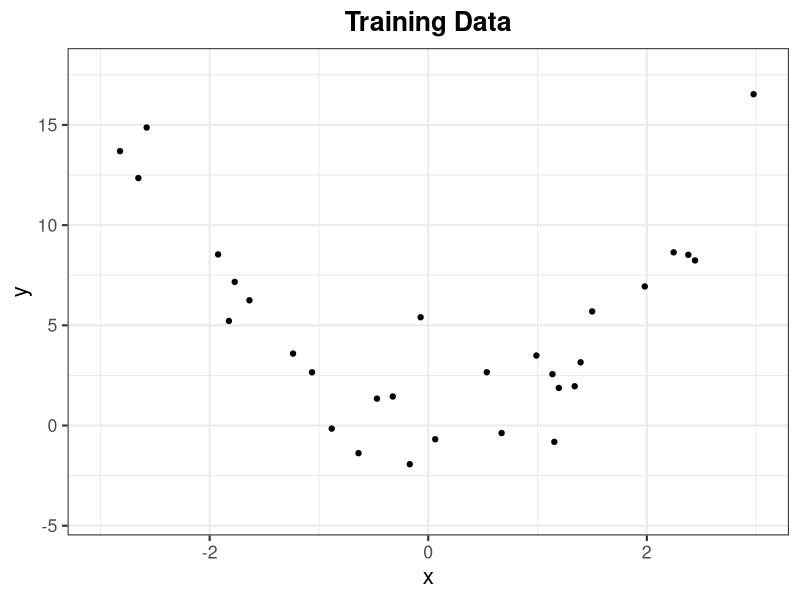
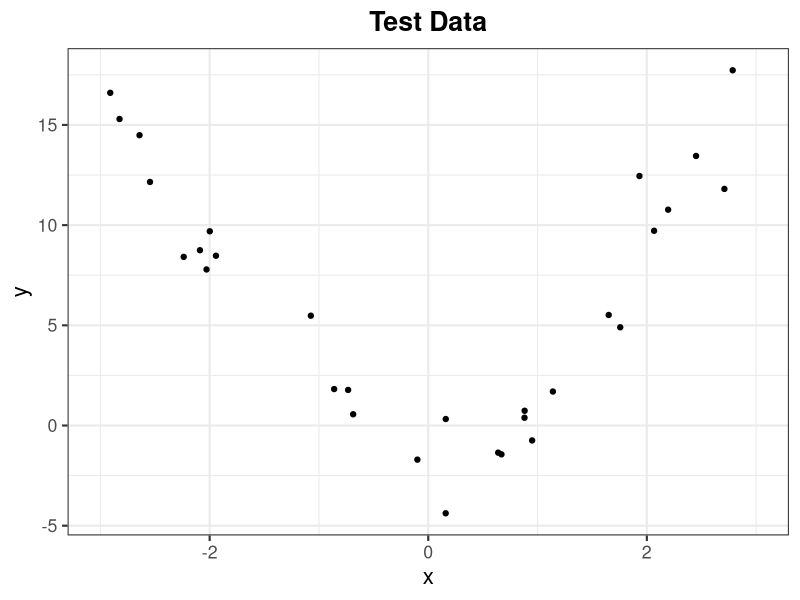
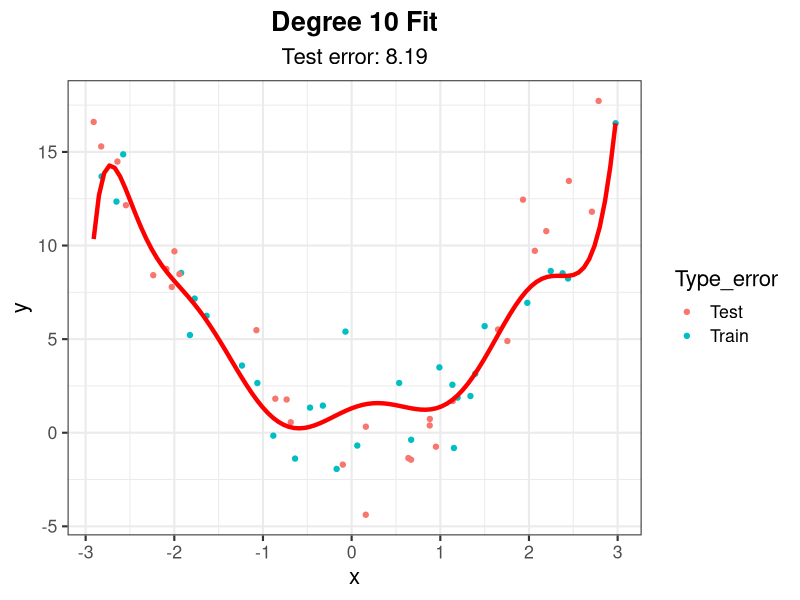
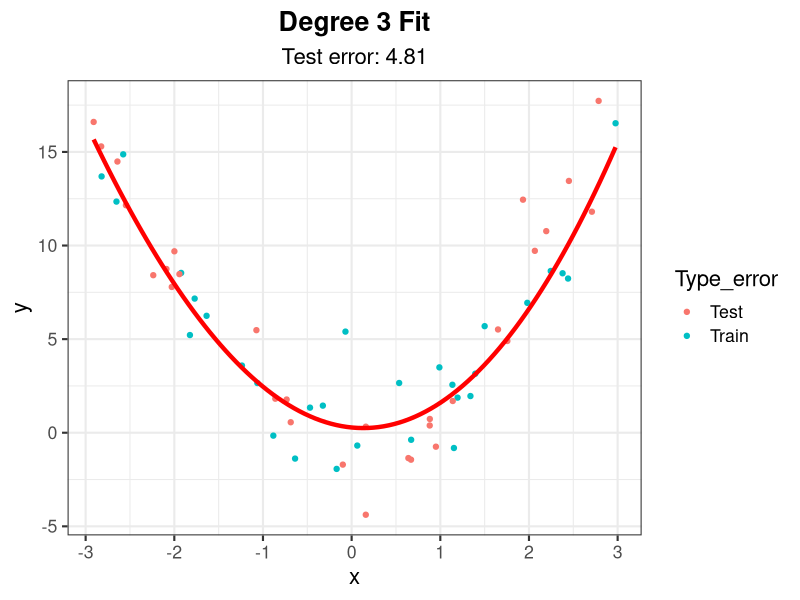

These charts were generated, in order, by the following R code:
## ---- chunk 1
knitr::opts_chunk$set(echo = TRUE)
library(ggpubr)
library(tidyverse)
library(knitr)
library(kableExtra)
library(class)
## ---- chunk 2
library(ggplot2)
# generate data
set.seed(302)
n <- 30
x <- sort(runif(n, -3, 3))
y <- 2*x^2 + 2*rnorm(n)
x_test <- sort(runif(n, -3, 3))
y_test <- 2*x_test^2 + 2*rnorm(n)
df_train <- data.frame("x" = x, "y" = y)
df_test <- data.frame("x" = x_test, "y" = y_test)

# store a theme
my_theme <- theme_bw(base_size = 16) + 
  theme(plot.title = element_text(hjust = 0.5, face = "bold"),
        plot.subtitle = element_text(hjust = 0.5))

# generate plots
g_train <- ggplot(df_train, aes(x = x, y = y)) + geom_point() +
  xlim(-3, 3) + ylim(min(y, y_test), max(y, y_test)) + 
  labs(title = "Training Data") + my_theme
g_test <- ggplot(df_test, aes(x = x, y = y)) + geom_point() +
  xlim(-3, 3) + ylim(min(y, y_test), max(y, y_test)) + 
  labs(title = "Test Data") + my_theme
g_train
g_test
## ---- chunk 3
# using poly() to create polynomials of linear regression
# using a for loop to create the first 10 degree polynomials
list <- vector('list', 10)
for (i in 1:10) {
  polynomial <- sprintf("y ~ poly(x,%d)", i)
  list[[i]] <- lm(as.formula(polynomial), data = df_train)
  list[[i]]$call <- parse(text = polynomial)[[1]]
  assign(paste("lm_fit_", i, sep = ""), list[[i]])
}
## ---- chunk 4
# Calculating the training value and error for each of the polynomials and then predicting the y_test using x_test and test error
# degree 1 polynomial
yhat_train_1 <- predict(lm_fit_1)
train_err_1 <- mean((df_train$y - yhat_train_1)^2)
yhat_test_1 <- predict(lm_fit_1, data.frame(x = df_test$x))
test_err_1 <- mean((df_test$y - yhat_test_1)^2)
# degree 2 polynomial
yhat_train_2 <- predict(lm_fit_2)
train_err_2 <- mean((df_train$y - yhat_train_2)^2)
yhat_test_2 <- predict(lm_fit_2, data.frame(x = df_test$x))
test_err_2 <- mean((df_test$y - yhat_test_2)^2)
# degree 3 polynomial
yhat_train_3 <- predict(lm_fit_3)
train_err_3 <- mean((df_train$y - yhat_train_3)^2)
yhat_test_3 <- predict(lm_fit_3, data.frame(x = df_test$x))
test_err_3 <- mean((df_test$y - yhat_test_3)^2)
# degree 4 polynomial
yhat_train_4 <- predict(lm_fit_4)
train_err_4 <- mean((df_train$y - yhat_train_4)^2)
yhat_test_4 <- predict(lm_fit_4, data.frame(x = df_test$x))
test_err_4 <- mean((df_test$y - yhat_test_4)^2)
# degree 5 polynomial
yhat_train_5 <- predict(lm_fit_5)
train_err_5 <- mean((df_train$y - yhat_train_5)^2)
yhat_test_5 <- predict(lm_fit_5, data.frame(x = df_test$x))
test_err_5 <- mean((df_test$y - yhat_test_5)^2)
# degree 6 polynomial
yhat_train_6 <- predict(lm_fit_6)
train_err_6 <- mean((df_train$y - yhat_train_6)^2)
yhat_test_6 <- predict(lm_fit_6, data.frame(x = df_test$x))
test_err_6 <- mean((df_test$y - yhat_test_6)^2)
# degree 7 polynomial
yhat_train_7 <- predict(lm_fit_7)
train_err_7 <- mean((df_train$y - yhat_train_7)^2)
yhat_test_7 <- predict(lm_fit_7, data.frame(x = df_test$x))
test_err_7 <- mean((df_test$y - yhat_test_7)^2)
# degree 8 polynomial
yhat_train_8 <- predict(lm_fit_8)
train_err_8 <- mean((df_train$y - yhat_train_8)^2)
yhat_test_8 <- predict(lm_fit_8, data.frame(x = df_test$x))
test_err_8 <- mean((df_test$y - yhat_test_8)^2)
# degree 9 polynomial
yhat_train_9 <- predict(lm_fit_9)
train_err_9 <- mean((df_train$y - yhat_train_9)^2)
yhat_test_9 <- predict(lm_fit_9, data.frame(x = df_test$x))
test_err_9 <- mean((df_test$y - yhat_test_9)^2)
# degree 10 polynomial
yhat_train_10 <- predict(lm_fit_10)
train_err_10 <- mean((df_train$y - yhat_train_10)^2)
yhat_test_10 <- predict(lm_fit_10, data.frame(x = df_test$x))
test_err_10 <- mean((df_test$y - yhat_test_10)^2)
## ---- chunk 5
# creating a vector of all the training error values
train_err <- c(train_err_1, train_err_2, train_err_3,  train_err_4, 
                 train_err_5, train_err_6, train_err_7, train_err_8, 
                 train_err_9, train_err_10)
# creating a vector of all the test error values
test_err <- c(test_err_1, test_err_2, test_err_3, test_err_4,
              test_err_5, test_err_6, test_err_7, test_err_8,
              test_err_9, test_err_10)
# vector of 1-10
nums <- c(1:10)
# Creating a table of all the error values
table_values <- cbind(nums, train_err, test_err)
table <- kable(table_values, col.names = c("Degree Polynomial (k)", 
                                           "Training error", "Test Error"))
table
## ---- chunk 6
# combining all the data together and separating it by the type of error
all_data <- rbind(df_train, df_test) %>% mutate(Type_error = 
                              as.factor(c(rep("Train", 30), rep("Test",30))))
# creating a graph for the data, colored by the type of error
g_split <- ggplot(all_data, aes(x = x, y = y, color = Type_error)) + geom_point() +
  labs(title = "Degree 10 Fit") + my_theme
# Create smooth line for plotting for the 10th degree fit
x_fit <- data.frame(x = seq(min(all_data$x), max(all_data$x), length = 100))
line_fit_10 <- data.frame(x = x_fit, y = predict(lm_fit_10, newdata = x_fit))
# graphing the 10th degree fit onto the same graph as the data with a subtitle of the test error for the fit
graph <- g_split + 
  labs(subtitle = paste("Test error:", round(test_err_10, 2))) +
  geom_line(data = line_fit_10, aes(y = y, x = x), col = "red", lwd = 1.5)
graph
## ---- chunk 7
# creating a graph for the data, colored by the type of error
g_split <- ggplot(all_data, aes(x = x, y = y, color = Type_error)) + geom_point() +
  labs(title = "Degree 3 Fit") + my_theme
# Create smooth line for plotting for the 10th degree fit
x_fit <- data.frame(x = seq(min(all_data$x), max(all_data$x), length = 100))
line_fit_3 <- data.frame(x = x_fit, y = predict(lm_fit_3, newdata = x_fit))
# graphing the 10th degree fit onto the same graph as the data with a subtitle of the test error for the fit
graph2 <- g_split + 
  labs(subtitle = paste("Test error:", round(test_err_3, 2))) +
  geom_line(data = line_fit_3, aes(y = y, x = x), col = "red", lwd = 1.5)
graph2
## ---- chunk 8
# loading in everything needed for the penguin data
library(palmerpenguins)
data("penguins")
peng_clean <- penguins %>% 
  mutate(any_nas = is.na(bill_length_mm) | is.na(bill_depth_mm) | 
           is.na(flipper_length_mm) | is.na(body_mass_g)) %>%
  filter(!any_nas)
## ---- chunk 9
# Creating a function to predict the test using the train
my_knn_cv <- function(train, cl, k_nn, k_cv) {
  # variable k for the number of folds we will use in Cross-validation
  k <- k_cv
  # variable fold that will randomly assigns observations from our data into different folds with equal probability
  fold <- sample(rep(1:k, length = nrow(train)))
  # new data with a new col with the index number
  train_new <- train %>% mutate(index = (1:nrow(train)), "split" = fold)
  # creating a matrix to hold the predicted classes
  class <- matrix(NA, nrow = 1, ncol = nrow(train))
  # creating a variable for the error
  cv_error <- vector(length = k)
  # using a for loop that will iterate equal to the number of folds and predict the class 
  for (i in 1:k) {
    # assigning folds to be either the training or test data for each iteration of the for loop
    data_train <- train_new %>% filter(split != i)
    data_test <- train_new %>% filter(split == i)
    # the true values
    key_train <- data_train$index
    key_test <- data_test$index
    # uses the knn function to predict the class of the test fold by using all other folds as the training data
    class[key_test] <- as.character(knn(data_train, data_test, cl[key_train],k_nn))
    # testing to see if the predicted class is the true class (1 if not correct, 0 if correct) and putting it in a vector cv_error
    error <- (!class[key_test] == as.character(cl[key_test]))
    cv_error[i] <- mean(error)
  }
  # returning a list of the predicted class and the average misclassifications rate (find average by using mean)
  return(list(class, mean(cv_error)))
}
## ---- chunk 10
# This will predict the species of a penguin by using using covariates bill_length_mm, bill_depth_mm, flipper_length_mm, and body_mass_g and 5 fold cross validation. I will test it twice, once using 1-nearest neighbor and once for 5-nearest neighbors.
species_prediction_1nn <- my_knn_cv(subset(peng_clean, select = c("bill_length_mm", "bill_depth_mm", "flipper_length_mm", "body_mass_g")), peng_clean$species, 1, 5)
species_prediction_5nn <- my_knn_cv(subset(peng_clean, select = c("bill_length_mm", "bill_depth_mm", "flipper_length_mm", "body_mass_g")), peng_clean$species, 5, 5)
## ---- chunk 11
# finding the training set error for each 
class1 <- unlist(species_prediction_1nn[1])
class5 <- unlist(species_prediction_5nn[1])
diff_1 <- c(NA, 342)
diff_5 <- c(NA, 342)
for (i in 1:342) {
  diff_1[i] <- (!class1[i] == as.character(penguins$species[i]))
  diff_5[i] <- (!class5[i] == as.character(penguins$species[i]))
}
diff_1 <- mean(diff_1)
diff_5 <- mean(diff_5)
# using a table to show the average misclassifications rate and the training set error values for the 1-nearest neighbor and 5-nearest neighbors.
type_err <- c("cross-validation misclassification error", "training set error")
type_err_1 <- c(species_prediction_1nn[2], diff_1)
type_err_5 <- c(species_prediction_5nn[2], diff_5)
table_values <- cbind(type_err, type_err_1, type_err_5)
table <- kable(table_values, col.names = c("Type of Error", "1-nearest neighbor", "5-nearest neighbors"))
table
